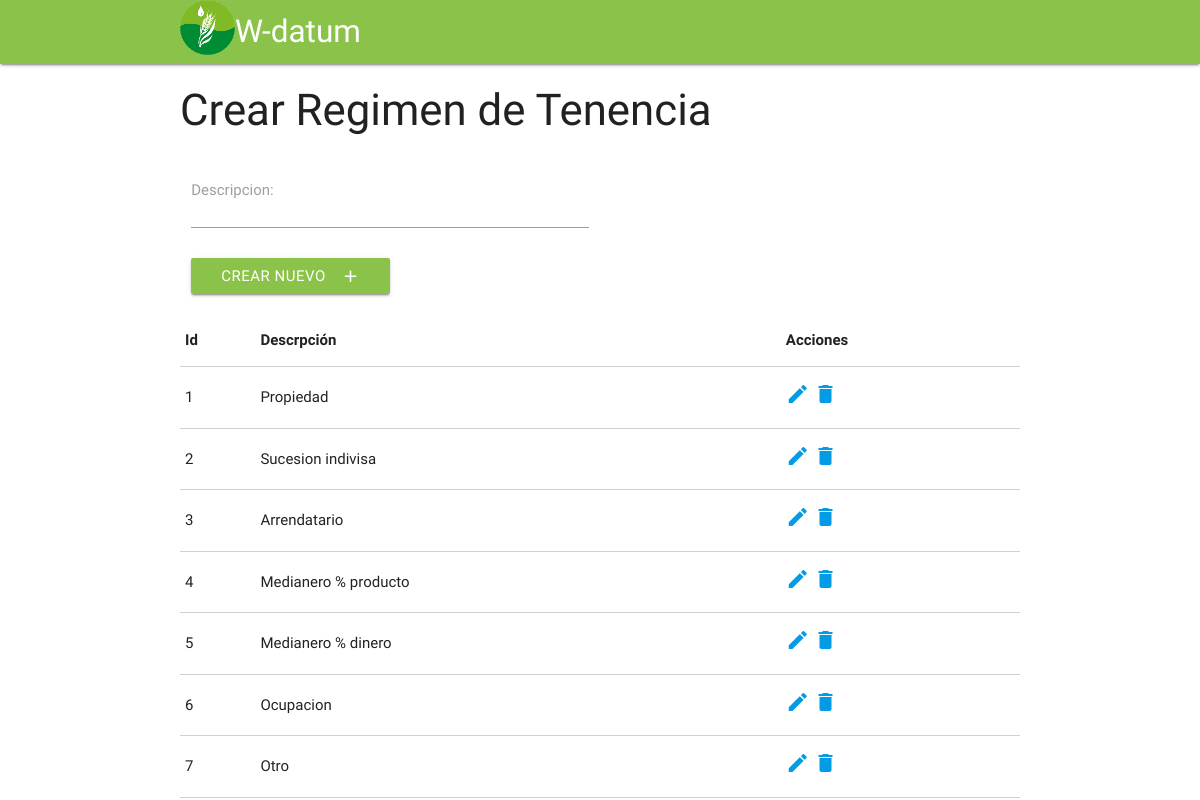
Before: /crear_regimen_tenencia/ with the older database file.
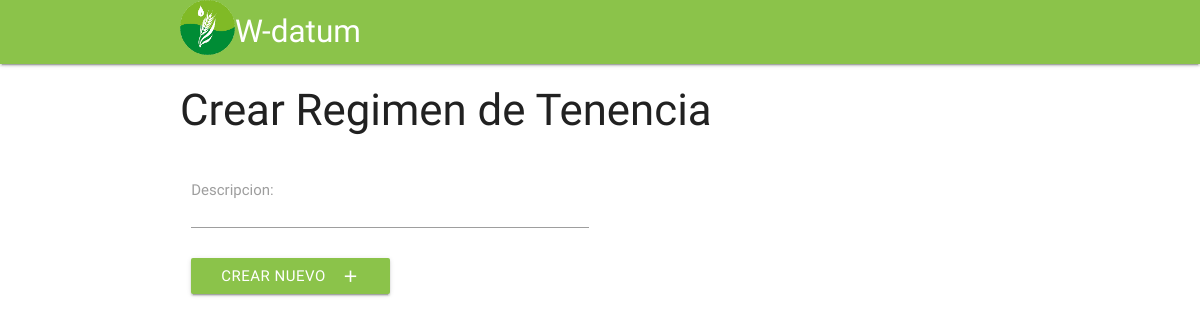
After: the same page with the newer database file.
### principal/models.py (models this page shows, shortened)
class RegimenTenencia(models.Model):
	descripcion = models.CharField(max_length=50)
	is_active = models.BooleanField(default=True)

### principal/views.py (the view)
# urls.py: url(r'^crear_regimen_tenencia/$', views.crear_regimen_tenencia, name='crear_regimen_tenencia'),
def crear_regimen_tenencia(request):
    lista = RegimenTenencia.objects.all()
    if request.method == 'POST':
        form = RegimenTenenciaForm(request.POST)
        if form.is_valid():
            form.save()
    else:
        form = RegimenTenenciaForm()
    context = {'lista': lista, 'form': form, }
    return render(request, 'crear_regimen_tenencia.html', context)

### principal/forms.py
class RegimenTenenciaForm(forms.ModelForm):
	class Meta:
		model = principal_models.RegimenTenencia
		fields = ('descripcion',)

### principal/templates/crear_regimen_tenencia.html (shortened to what this page needs)
{% extends "base.html" %}
{% block content %}
<div class="container">
	<div class="col s12">
		<h3>Crear Regimen de Tenencia</h3>
			<div class="row">
				<div class="col s12">
					<form action="" method="POST">{% csrf_token %}
						<div class="input-field col s6">
							{{form.as_p}}
	    					</form>
					    	<button class="btn waves-effect light-green" type="submit" name="action">Crear Nuevo
					    		<i class="material-icons right">add</i>
					  		</button>
	  					</div>
      			</div>
    		</div>
    	{% if lista %}
    	<table class="highlight bordered responsive-table">
	        <thead>
	          	<tr>
	              	<th>Id</th>
	              	<th>Descrpción</th>
	              	<th>Acciones</th>
	          	</tr>
	        </thead>
	        <tbody>
     			{% for elemento in lista %}
		          	<tr>
		            	<td>{{elemento.id}}</td>
		            	<td>{{elemento.descripcion}}</td>
		            	<td>
		            		<a href="{% url 'editar_regimen_tenencia' elemento.id %}"><i class="material-icons">edit</i> </a>
		                	<a href="{% url 'borrar_regimen_tenencia' elemento.id %}"> <i class="material-icons">delete</i></a>
		            	</td>
		          	</tr>
          		{% endfor %}
        	</tbody>
      	</table>
      	{% endif %}
    </div>
{% endblock %}

Changed rows visible on the page:
removed RegimenTenencia: id "1", descripcion "Propiedad"
removed RegimenTenencia: id "2", descripcion "Sucesion indivisa"
removed RegimenTenencia: id "3", descripcion "Arrendatario"
removed RegimenTenencia: id "4", descripcion "Medianero % producto"
removed RegimenTenencia: id "5", descripcion "Medianero % dinero"
removed RegimenTenencia: id "6", descripcion "Ocupacion"
removed RegimenTenencia: id "7", descripcion "Otro"
Other visible differences:
text no longer shown: "Id Descrpción Acciones"
